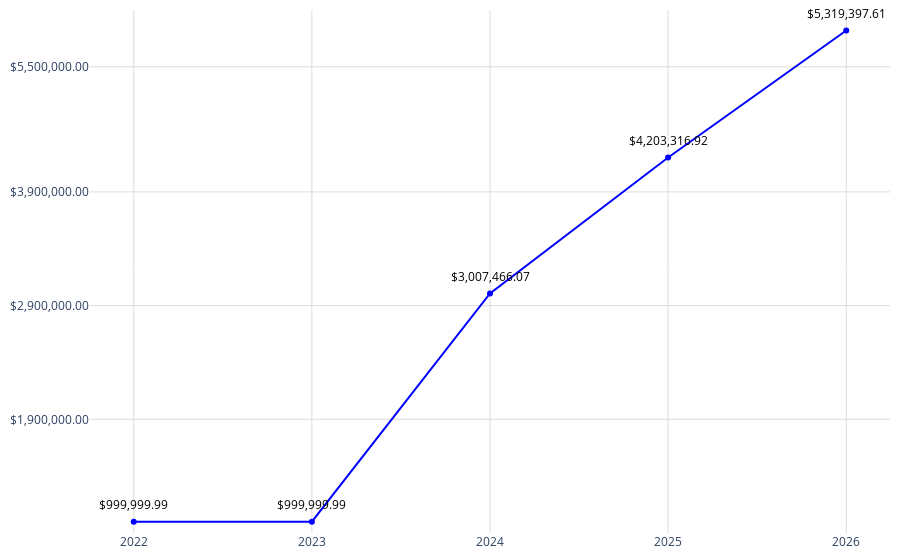

Write notebook code for a chart like this one.
### Code cell
# Datos
año = total_todos_pachuca['año']
promedio = total_todos_pachuca['montos']

fig = go.Figure()
fig.add_trace(go.Scatter(
    x=año,
    y=promedio,
    mode='markers+lines',
    marker=dict(color='blue'),
))
# Agregar anotaciones para mostrar los valores encima de los puntos
for a, p in zip(año, promedio):
    fig.add_annotation(
        x=a,
        y=p,
        text=f"${p:,.2f}",  # Formatear el valor del promedio como moneda
        showarrow=False,
        font=dict(color='black', size=12),
        xshift=0,
        yshift=17,
        textangle=0
    )
# Actualizar diseño
fig.update_layout(
    #title='Precio Media Anual',
    yaxis=dict(
        range=[900000, 5500000],  # Establecer el rango del eje y un poco antes del millón
        tickvals=[1900000, 2900000, 3900000, 5000000],  # Definir los valores de las marcas en el eje y un poco antes del millón
        ticktext=['$1,900,000.00','$2,900,000.00', '$3,900,000.00','$5,500,000.00'],  # Definir el texto de las marcas en el eje y un poco antes del millón
        gridcolor='#dddcda',   # Color de las líneas de la cuadrícula
        gridwidth=1  # Ancho de las líneas de la cuadrícula
    ),margin=dict(l=10, r=10, t=10, b=10),  # Ajusta los márgenes (left, right, top, bottom)        
    xaxis=dict(
        gridcolor='#dddcda', 
        tickmode='array',
        tickvals=año,
        ticktext=año
    ),
    plot_bgcolor='rgba(0,0,0,0)'
)
# Exportar gráfica como archivo HTML
def guardar_grafico_como_html(fig, nombre_archivo, carpeta='assets/graficas'):
    # Crear la carpeta si no existe
    if not os.path.exists(carpeta):
        os.makedirs(carpeta)
    # Exportar la gráfica a un archivo HTML
    fig_html = fig.to_html()
    with open(os.path.join(carpeta, nombre_archivo + '.html'), 'w') as archivo:
        archivo.write(fig_html)
guardar_grafico_como_html(fig, 'g_scatt_precio_medianual', carpeta='assets/graficas')
fig.show()

### Figure 1 — Plotly figure (JSON) as saved in the notebook; plotly's stock layout.template omitted (floating-point values rounded to 4 significant figures)
{"data": [{"marker": {"color": "blue"}, "mode": "markers+lines", "type": "scatter", "x": [2022, 2023, 2024, 2025, 2026], "y": [1000000.0, 1000000.0, 3007000.0, 4203000.0, 5319000.0]}], "layout": {"annotations": [{"font": {"color": "black", "size": 12}, "showarrow": false, "text": "$999,999.99", "textangle": 0, "x": 2022, "xshift": 0, "y": 1000000.0, "yshift": 17}, {"font": {"color": "black", "size": 12}, "showarrow": false, "text": "$999,999.99", "textangle": 0, "x": 2023, "xshift": 0, "y": 1000000.0, "yshift": 17}, {"font": {"color": "black", "size": 12}, "showarrow": false, "text": "$3,007,466.07", "textangle": 0, "x": 2024, "xshift": 0, "y": 3007000.0, "yshift": 17}, {"font": {"color": "black", "size": 12}, "showarrow": false, "text": "$4,203,316.92", "textangle": 0, "x": 2025, "xshift": 0, "y": 4203000.0, "yshift": 17}, {"font": {"color": "black", "size": 12}, "showarrow": false, "text": "$5,319,397.61", "textangle": 0, "x": 2026, "xshift": 0, "y": 5319000.0, "yshift": 17}], "margin": {"b": 10, "l": 10, "r": 10, "t": 10}, "plot_bgcolor": "rgba(0,0,0,0)", "xaxis": {"gridcolor": "#dddcda", "tickmode": "array", "ticktext": [2022, 2023, 2024, 2025, 2026], "tickvals": [2022, 2023, 2024, 2025, 2026]}, "yaxis": {"gridcolor": "#dddcda", "gridwidth": 1, "range": [900000, 5500000], "ticktext": ["$1,900,000.00", "$2,900,000.00", "$3,900,000.00", "$5,500,000.00"], "tickvals": [1900000, 2900000, 3900000, 5000000]}}}
